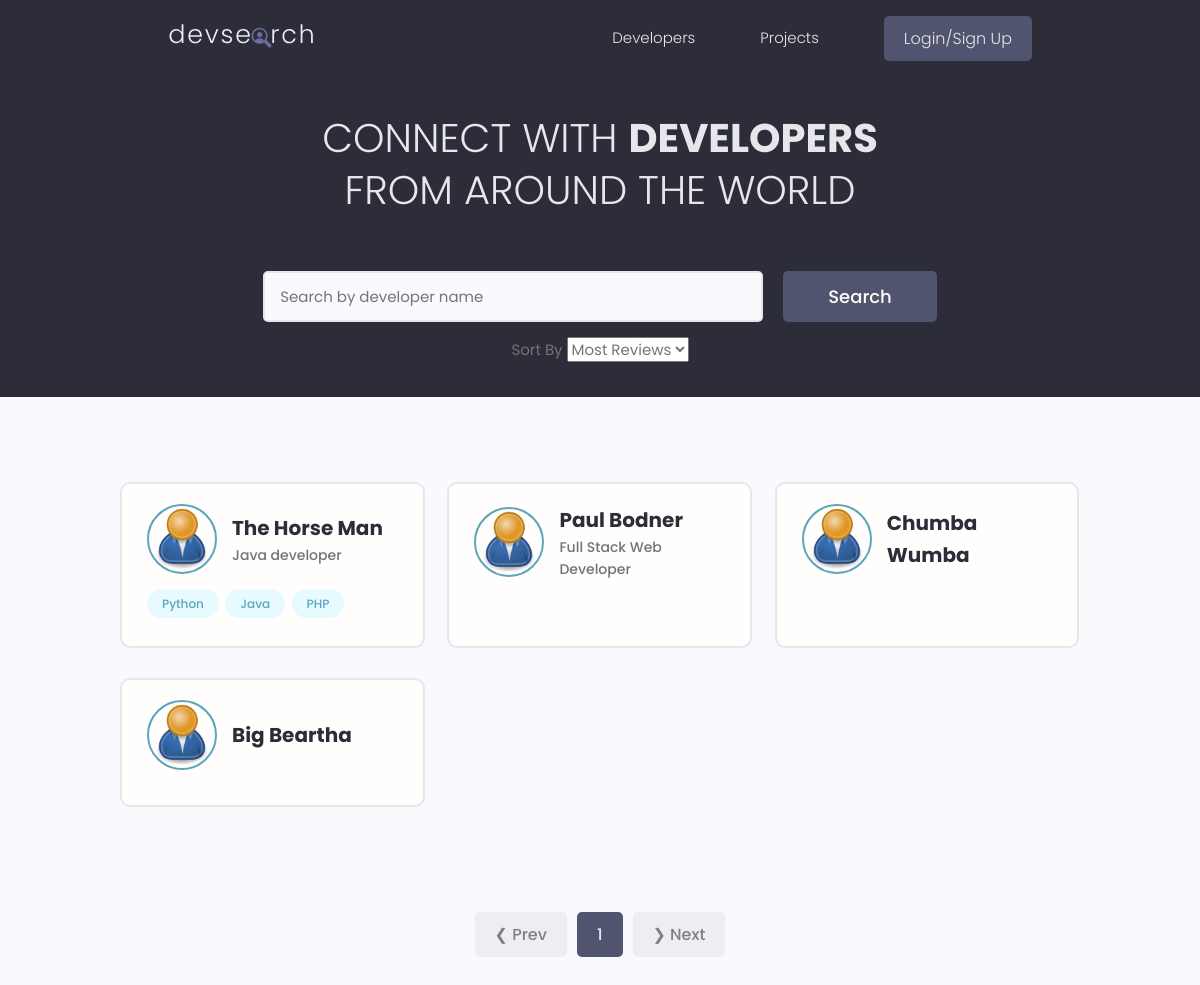
The app's page /, older data.
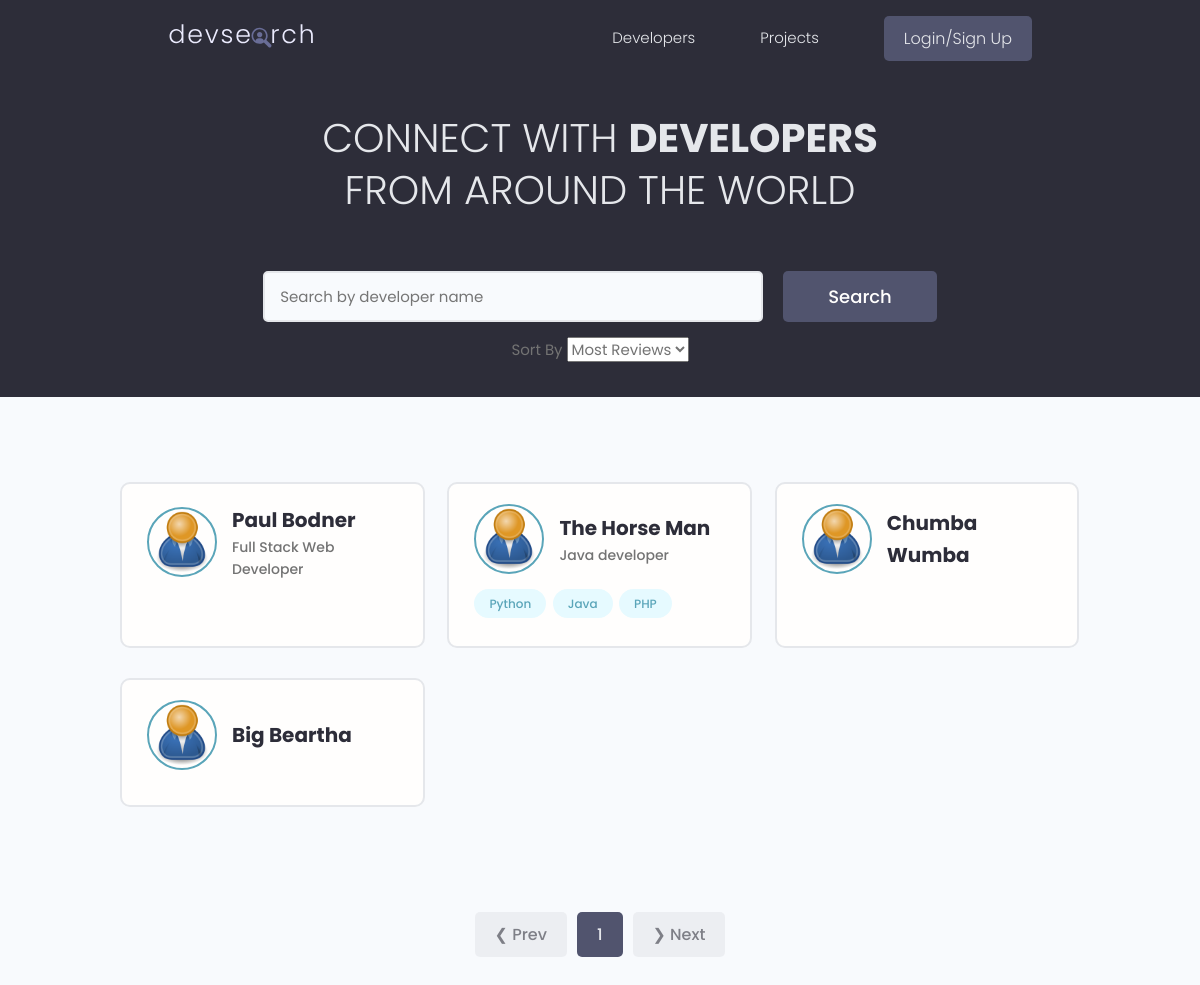
The same page, newer data.
### users/models.py (models this page shows, shortened)
class Profile(models.Model):
  user = models.OneToOneField(User, on_delete=models.CASCADE, null=True, blank=True,)
  name = models.CharField(max_length = 200, blank = True, null = True)
  email = models.EmailField(max_length=500, blank=True, null=True)
  username = models.CharField(max_length = 200, blank = True, null = True)
  username = models.CharField(max_length = 200, blank = True, null = True)
  short_intro = models.CharField(max_length = 200, blank = True, null = True)
  location = models.CharField(max_length = 200, blank = True, null = True)
  bio = models.TextField(max_length=500, blank=True, null=True)
  profile_image = models.ImageField(null = True, blank=True, upload_to='profiles/', default='profiles/user-default.png' )
  social_github = models.CharField(max_length = 200, blank = True, null = True)
  social_linkedIn= models.CharField(max_length = 200, blank = True, null = True)
  social_twitter = models.CharField(max_length = 200, blank = True, null = True)
  social_youtube = models.CharField(max_length = 200, blank = True, null = True)
  social_website = models.CharField(max_length = 200, blank = True, null = True)
  review_count = models.IntegerField(default=0)
  project_count = models.IntegerField(default=0)
  created = models.DateTimeField(auto_now_add=True)
  id = models.UUIDField(default=uuid.uuid4, unique=True, primary_key=True, editable=False)

class Skill(models.Model):
  owner = models.ForeignKey(Profile, on_delete=models.CASCADE, null=True, blank=True)
  name = models.CharField(max_length=50)
  description = models.TextField(max_length=500, null=True, blank=True)
  created = models.DateTimeField(auto_now_add=True)
  id = models.UUIDField(default=uuid.uuid4, unique=True, primary_key=True, editable=False)

### users/views.py (the view)
# urls.py: path('', views.profiles, name='profiles'),
def profiles(request):
  profiles, search_query, sort_by = searchProfiles(request)
  page = 1
  if request.GET.get('page'):
    page = request.GET.get('page')
  paginator = Paginator(profiles, 4)
  profiles = paginator.page(page)
  context = {
    'profiles': profiles,
    'paginator': paginator,
    'page': page,
    'search_query': search_query,
    'sort_by': sort_by
  }
  return render(request, 'users/profiles.html', context)

### users/utils.py (called while the page is built)
def searchProfiles(request):
  search_query = ''
  sort_by = '-review_count'
  if request.GET.get('sort_by'):
    sort_by=request.GET.get('sort_by')
  if request.GET.get('search_query'):
    search_query = request.GET.get('search_query')
  skills = Skill.objects.filter(name__iexact=search_query)
  profiles = Profile.objects.distinct().filter(
    Q(name__icontains=search_query) |
    Q(short_intro__icontains=search_query) |
    Q(skill__in=skills)
    ).order_by(sort_by, '-name')
  return profiles, search_query, sort_by

### users/templates/users/profiles.html (shortened to what this page needs)
{% extends 'main.html' %}
{% block content %}
<main class="home">
  <section class="hero-section text-center">
    <div class="container container--narrow">
      <div class="hero-section__box">
        <h2>CONNECT WITH <span>DEVELOPERS</span></h2>
        <h2>FROM AROUND THE WORLD</h2>
      </div>
      <div class="hero-section__search">
        <form id="searchForm" class="form" action="{% url 'profiles' %}" method="get">
          <div class="form__field">
            <input class="input input--text" id="formInput#search" type="text" name="search_query"
              value="{{ seach_query }}" placeholder="Search by developer name" />
          </div>
          <input class="btn btn--sub btn--lg" type="submit" value="Search" />
        </form>
        <form action="{% url 'profiles' %}">
          <label> Sort By
            <select name="sort_by" id="formInput#sort-by" value="{{ sort_by }}" onchange="this.form.submit()">
              {% if sort_by == "-review_count" %}
              <option value="-review_count">Most Reviews</option>
              {% elif sort_by == "-project_count" %}
              <option value="-project_count">Most Projects</option>
              <option value="-review_count">Most Reviews</option>
              <option value="created">Oldest</option>
              <option value="-created">Newset</option>
              {% elif sort_by == "created" %}
              <option value="created">Oldest</option>
              <option value="-review_count">Most Reviews</option>
              <option value="-project_count">Most Projects</option>
              <option value="-created">Newset</option>
              {% elif sort_by == "-created" %}
              <option value="-created">Newset</option>
              <option value="-review_count">Most Reviews</option>
              <option value="-project_count">Most Projects</option>
              <option value="created">Oldest</option>
              {% endif %}
            </select>
          </label>
        </form>
      </div>
    </div>
  </section>
  <section class="devlist">
    <div class="container">
      <div class="grid grid--three">
        {% for profile in profiles %}
        <div class="column card">
          <div class="dev">
            <a href="{% url 'user-profile' profile.id %}" class="card__body">
              <div class="dev__profile">
                <img class="avatar avatar--md" src="{{ profile.profile_image.url }}" alt="image" />
                <div class="dev__meta">
                  <h3>{{ profile.name }}</h3>
                  {% if profile.short_intro %}
                  <h5>{{ profile.short_intro|slice:"60" }}</h5>
                  {% endif %}
                </div>
              </div>
              <div class="dev__skills">
                {% for skill in profile.skill_set.all|slice:"5" %}
                <span class="tag tag--pill tag--main">
                  <small>{{ skill.name }}</small>
                </span>
                {% endfor %}
              </div>
            </a>
          </div>
        </div>
        {% endfor %}
      </div>
    </div>
  </section>
  <div class="pagination">
    <ul class="container">
      {% if profiles.has_previous %}
      <li><a href="?page={{ profiles.previous_page_number }}" class="btn pageLink" data-page="{{ profiles.previous_page_number }}">&#10094; Prev</a></li>
      {% else %}
      <li><a href="#" class="btn btn--disabled">&#10094; Prev</a></li>
      {% endif %}
      {% for num in paginator.page_range %}
        {% if num == profiles.number %}
          <li><a href="#" class="btn btn--sub pageLink" data-page="{{ num }}">{{ num }}</a></li>
        {% else %}
          <li><a href="?page={{ num }}" class="btn pageLink" data-page="{{ num }}">{{ num }}</a></li>
        {% endif %}
      {% endfor %}
      {% if profiles.has_next %}
      <li><a href="?page={{ profiles.next_page_number }}" class="btn pageLink" data-page="{{ profiles.next_page_number }}">&#10095; Next</a></li>
      {% else %}
      <li><a href="#" class="btn btn--disabled">&#10095; Next</a></li>
      {% endif %}
    </ul>
  </div>
</main>
{% endblock content %}

Row changes from the older to the newer data that the page shows:
changed Profile "Paul Bodner": moves up the list
